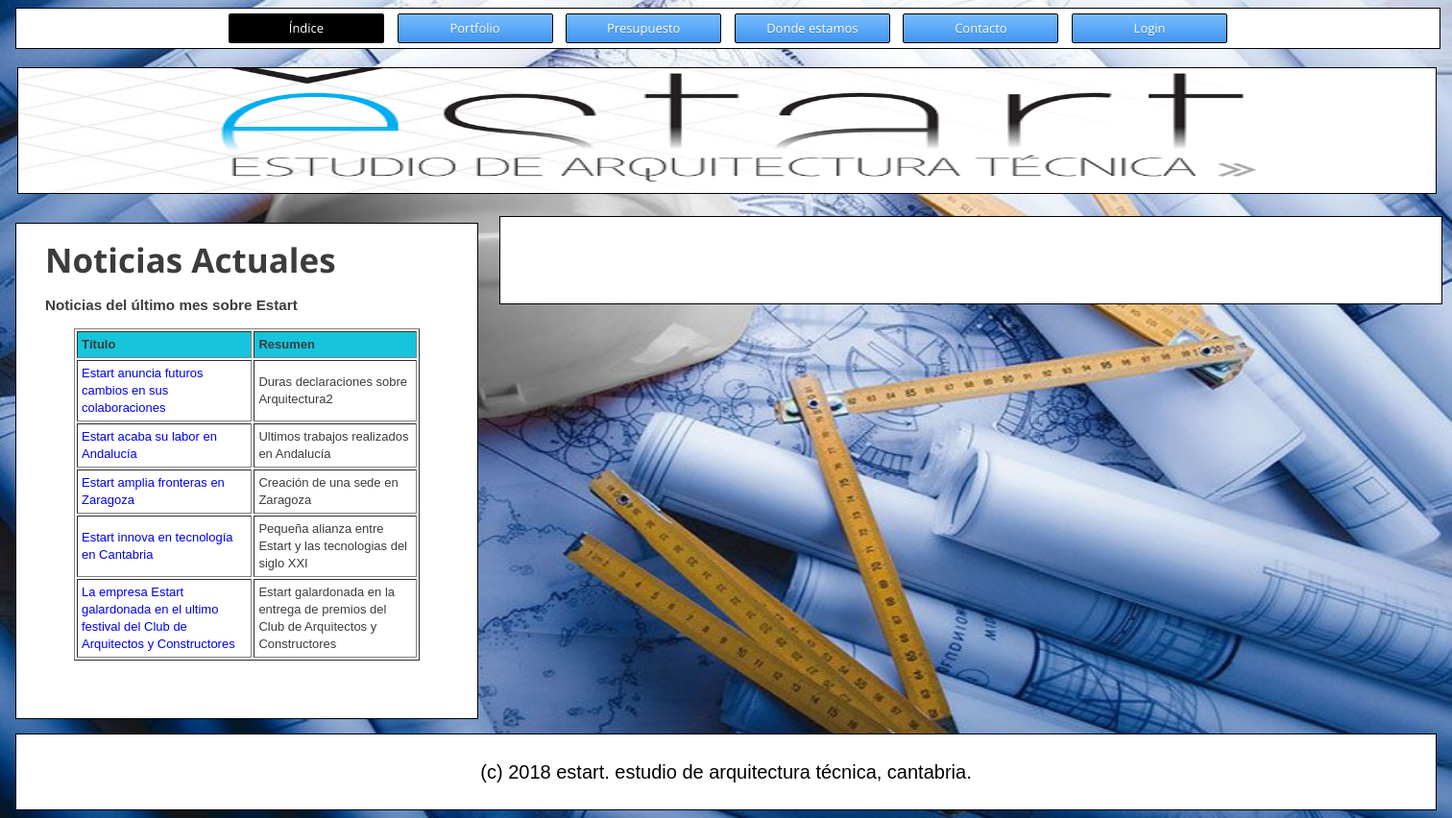
The page / on the database its author committed.
### tables this page shows
CREATE TABLE `noticias` (
  `Id` int(11) NOT NULL,
  `Titulo` varchar(500) NOT NULL,
  `Resumen` varchar(500) NOT NULL,
  `Contenido` varchar(2000) NOT NULL
);

### archivosPHP/clases.php (called while the page is built, shortened)
<?php
	class consultasBD
	{
		private $host = "localhost";
		private $usuario = "root";
		private $clave = "10091994";
		private $db = "trabajofinal";
		public $conexion;
		public function __construct()
		{
			$this->conexion = new mysqli($this->host, $this->usuario, $this->clave,$this->db) or die(mysql_error());
			$this->conexion->set_charset("utf8");
		}
		public function buscar3($tabla)
		{
			$resultado = $this->conexion->query("SELECT * FROM $tabla ORDER BY Id DESC LIMIT 5") or die($this->conexion->error);
			if ($resultado) {
				return $resultado->fetch_all(MYSQLI_ASSOC);
			}
			return false;
		}
	}
?>

### index.php (the view, shortened to what this page needs)
<!DOCTYPE html>
<HTML lang="es">
	<head>
		<link rel="stylesheet" type="text/css" href="estilos/estilos.css">
	</head>
	<body onload="cargarSeccion('1');cambiarColor1();">
		<div class="div_contenedor">
			<nav class="navegador" style="position:fixed;top:0;z-index:9999;width:1500px;">
				<div class="div_menu">
					<span id="boton1" class="botonin">
						<a href="#" onclick="cargarSeccion('1');cambiarColor1();" class="enlaces">Índice</a>
					</span>
					<span id="boton2" class="boton">
						<a href="#" onclick="cargarSeccion('2');cambiarColor2();" class="enlaces">Portfolio</a>
					</span>
					<span id="boton3" class="boton">
						<a href="#" onclick="cargarSeccion('3');cambiarColor3();" class="enlaces">Presupuesto</a>
					</span>
					<span id="boton4" class="boton">
						<a href="#" onclick="cargarSeccion('4');cambiarColor4();" class="enlaces">Donde estamos</a>
					</span>
					<span id="boton5" class="boton">
						<a href="#" onclick="cargarSeccion('5');cambiarColor5();" class="enlaces">Contacto</a>
					</span>
					<span id="boton6" class="boton">
						<a href="#" onclick="cargarSeccion('6');cambiarColor6();" class="enlaces">Login</a>
					</span>
				</div>
			</nav>
			<header style="margin-top:60px;">
				<div id="div_header">
					<img src="img/Cabecera.png" id="img_header" alt="imagen de cabecera" title="imagen de cabecera">
				</div>
			</header>
			<section>
				<div id="div_noticias">
					<h1>Noticias Actuales</h1>
					<h3>Noticias del último mes sobre Estart</h3>
					<div id="noticias1">
						<?php
							include ("archivosPHP/clases.php");
							$noticias = new consultasBD();
							if ($resultado = $noticias->buscar3("noticias")){
								echo "<table border=\"1\" cellpadding=\"4\" cellspacing=\"2\">
										<tr>
											<td style=\"background-color:#16C5DB\"><b>Título</b></td>
											<td style=\"background-color:#16C5DB\"><b>Resumen</b></td>
										</tr>";
								foreach ($resultado as $value)
									echo "<tr>
											<td><a href=\"javascript:;\" onclick=\"cargarNoticia('".$value['Titulo']."');return false;\">".$value['Titulo']."</a></td>
											<td>".$value['Resumen']."</td>
										</tr>";
								echo "</table>";
							} else {
								echo "<p>No hay registros</p>";
							};
						?>
					</div>
				</div>
				<div id="secciones">
					<div id="div_seccion_principal">
					</div>
				</div>
			</section>
			<footer>
				<div id="div_footer">
					(c) 2018 estart. estudio de arquitectura técnica, cantabria.
				</div>
			</footer>
		</div>
	</body>
</HTML>

### estilos/estilos.css (style rules this page uses)
html, body { background: url(../img/fondo.jpg) no-repeat top center fixed; background-size: 100% 100%; }
a,a:visited { text-decoration: none; }
h1 { font-size: 35px; }
h1,h2 { font-family: 'Open Sans', sans-serif; }
.enlaces { text-shadow: 0px 1px rgba(0, 0, 0, 0.2); text-align:center; text-decoration: none; font-family: 'Open Sans', sans-serif; color:white; }
.div_contenedor { position:relative; clear:both; margin:0 auto; padding:0px; width:100%; font-size:13px; color:#3c3c3c; font-family: Helvetica, sans-serif; background-size:100% auto; line-height:18px; }
.div_contenedor section { display:inline; }
#div_noticias { position: relative; height:auto; width: 420px; border: 1px solid black; margin-top: 7px; margin-bottom: 15px; margin-right: 8px; margin-left: 8px; padding-left: 30px; padding-right: 30px; padding-bottom: 30px; background-color:#FFFFFF; float: left; }
#noticias1 { position: relative; height:auto; width: 360px; padding-left: 30px; padding-right: 30px; padding-bottom: 30px; }
#secciones { position: relative; height:auto; border: 1px solid black; margin-top: 15px; margin-bottom: 15px; margin-left: 512px; width: 920px; padding-left: 30px; padding-right: 30px; padding-bottom: 30px; background-color:#FFFFFF; }
#div_seccion_principal { position: relative; height:auto; margin-top: 15px; margin-bottom: 15px; margin-left: 15px; width: auto; padding-left: 30px; padding-right: 30px; padding-bottom: 30px; background-color:#FFFFFF; }
#div_header { clear:both; box-sizing:border-box; border:solid; border-width:10px; border-color:transparent; position:relative; height: 150px; }
#div_header img { width:100%; height:100%; border: 1px solid black; }
#div_footer { border: 1px solid black; font-size:20px; position:relative; box-sizing:border-box; clear:both; color: black; text-align:center; padding: 30px; margin: 8px; background-color:#FFFFFF; }
.div_menu { text-align: center; margin: 8px; border: 1px solid black; background-color: #FFFFFF; }
.boton,.boton:hover,.botonin,.botonin:hover { text-shadow: 2px 1px rgba(0, 0, 0, 0.3); text-align:center; text-decoration: none; display:inline-block; width: 100px; padding: 5px 30px ; white-space: nowrap; margin: 5px 5px; border: 1px solid black; border-radius: 2px; }
.boton { background: #7abcff; background: -moz-linear-gradient(top, #7abcff 0%, #60abf8 44%, #4096ee 100%); background: -webkit-linear-gradient(top, #7abcff 0%,#60abf8 44%,#4096ee 100%); background: linear-gradient(to bottom, #7abcff 0%,#60abf8 44%,#4096ee 100%); filter: progid:DXImageTransform.Microsoft.gradient( startColorstr='#7abcff', endColorstr='#4096ee',GradientType=0 ); }
.botonin { background: rgb(197,222,234); background: -moz-linear-gradient(top, rgba(197,222,234,1) 0%, rgba(138,187,215,1) 31%, rgba(6,109,171,1) 100%); background: -webkit-linear-gradient(top, rgba(197,222,234,1) 0%,rgba(138,187,215,1) 31%,rgba(6,109,171,1) 100%); background: linear-gradient(to bottom, rgba(197,222,234,1) 0%,rgba(138,187,215,1) 31%,rgba(6,109,171,1) 100%); filter: progid:DXImageTransform.Microsoft.gradient( startColorstr='#c5deea', endColorstr='#066dab',GradientType=0 ); }
.boton.active, .botonin.active { background: black; }

### rows shown on the page
noticias: Titulo "Estart anuncia futuros cambios en sus colaboraciones", Resumen "Duras declaraciones sobre Arquitectura2"
noticias: Titulo "Estart acaba su labor en Andalucía", Resumen "Ultimos trabajos realizados en Andalucía"
noticias: Titulo "Estart amplia fronteras en Zaragoza", Resumen "Creación de una sede en Zaragoza"
noticias: Titulo "Estart innova en tecnología en Cantabria", Resumen "Pequeña alianza entre Estart y las tecnologias del siglo XXI"
noticias: Titulo "La empresa Estart galardonada en el ultimo festival del Club de Arquitectos y Constructores", Resumen "Estart galardonada en la entrega de premios del Club de Arquitectos y Constructores"
